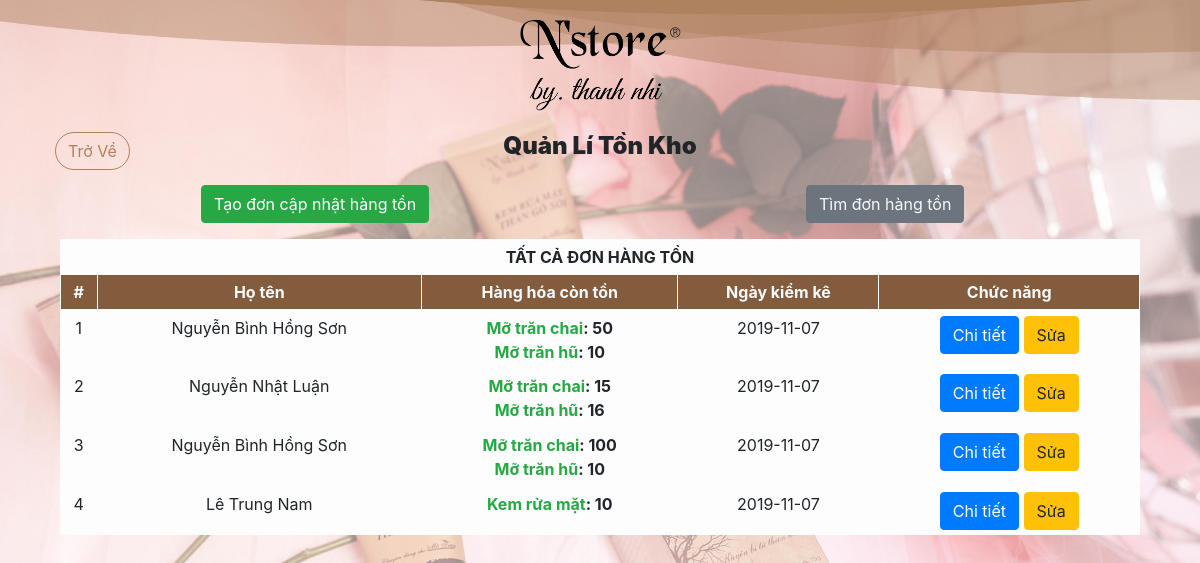
Screenshot of /index.php?page=quanlitonkho (signed in) with the database file from the repository.
### tables this page shows
CREATE TABLE `hangton` (
  `mahangton` int(11) NOT NULL,
  `ngaytao` date NOT NULL,
  `makhachhang` int(11) NOT NULL,
  `maadmin` int(11) DEFAULT NULL
);

CREATE TABLE `khachhang` (
  `makhachhang` int(11) NOT NULL,
  `hovaten` varchar(100) NOT NULL,
  `sodienthoai` varchar(15) NOT NULL,
  `cmnd` varchar(20) NOT NULL,
  `diachi` varchar(500) NOT NULL,
  `capbac` varchar(200) DEFAULT NULL,
  `tructhuoc` varchar(500) DEFAULT NULL,
  `mahopdong` varchar(100) DEFAULT NULL,
  `macuahang` varchar(100) DEFAULT NULL,
  `hethongnhaphanphoi` varchar(200) DEFAULT NULL,
  `danghi` varchar(50) NOT NULL DEFAULT 'chuanghi',
  `loaikhachhang` varchar(100) NOT NULL DEFAULT 'khachquaduong',
  `maadmin` int(11) DEFAULT '0',
  `ngaysua` date DEFAULT NULL,
  `maadminsua` int(11) DEFAULT NULL,
  `ngaytao` date NOT NULL
);

CREATE TABLE `chitiethanghoahangton` (
  `machitiethanghoahangton` int(11) NOT NULL,
  `mahanghoa` int(11) NOT NULL,
  `soluong` int(11) NOT NULL,
  `mahangton` int(11) NOT NULL
);

CREATE TABLE `hanghoa` (
  `mahanghoa` int(11) NOT NULL,
  `tenhanghoa` varchar(100) NOT NULL
);

### ns-tn-database/ket-noi.php (called while the page is built, shortened)
<?php
    $this->connect = new PDO('mysql:host=localhost;dbname=quanlibanhang;charset=utf8','root','');
?>

### ns-tn-model/hang-ton-class.php (called while the page is built, shortened)
<?php
    class hangtonclass extends databaseHangTon{
        public function LayTatCaHangTon(){
            $donhang = $this->connect->prepare('SELECT *, hangton.ngaytao AS ngaytaohangton FROM hangton, khachhang WHERE hangton.makhachhang = khachhang.makhachhang ORDER BY hangton.ngaytao DESC');
            $donhang->setFetchMode(PDO::FETCH_OBJ);
            $donhang->execute();
            $listdonhang = $donhang->fetchAll();
            return $listdonhang;
        }
        public function LayHangTonTheoMa($mahanghoa){
            $hanghoa = $this->connect->prepare("SELECT * FROM hanghoa WHERE mahanghoa=?");
			$hanghoa->setFetchMode(PDO::FETCH_OBJ);
			$hanghoa->execute(array($mahanghoa));
			$list = $hanghoa->fetch();
			return $list;
        }
    }
?>

### ns-tn-model/cthh-hang-ton-class.php (called while the page is built, shortened)
<?php
    class cthhhtclass extends databaseCTHHHT{
        public function LayHangHoaCuaDonHang($mahangton){
            $hanghoa = $this->connect->prepare('SELECT * FROM chitiethanghoahangton cthhht, hanghoa hh, hangton ht WHERE ht.mahangton = cthhht.mahangton AND hh.mahanghoa = cthhht.mahanghoa AND cthhht.mahangton = ?');
            $hanghoa->setFetchMode(PDO::FETCH_OBJ);
            $hanghoa-> execute(array($mahangton));
            $listhanghoa = $hanghoa->fetchAll();
            return $listhanghoa;
        }
    }
?>

### ns-tn-model/admin-class.php (called while the page is built, shortened)
<?php
    class adminclass extends databaseAdmin{
        public function LayThongTinAdminBangMa($maadmin){
            $admin = $this->connect->prepare("SELECT * FROM admin WHERE maadmin=?");
			$admin->setFetchMode(PDO::FETCH_OBJ);
			$admin->execute(array($maadmin));
			$list = $admin->fetch();
			return $list;
        }
    }
?>

### ns-tn-view/ns-tn-quan-li/ns-tn-ton-kho/index.php (the view, shortened to what this page needs)
<?php
    require "ns-tn-model/admin-class.php";
    require "ns-tn-model/cthh-hang-ton-class.php";
    require "ns-tn-model/hang-ton-class.php";
    if(isset($_SESSION['admin'])){
        ?>
            <div class="col-12 col-sm-12 col-md-12 col-lg-12 col-xl-12 d-flex justify-content-center">
                <div class="position-absolute" style="z-index: 999; left: 10px">
                    <a class="btn btn-outline-brown dangxuat rounded-pill" href="index.php">Trở Về</a>
                </div>
                <div class="text-center">
                    <h4><strong><b>Quản Lí Tồn Kho</b></strong></h4>
                </div>
            </div>
            <div class="">
                <div class="row">
                    <div class="col-12 col-sm-12 col-md-6 col-lg-6 col-xl-6 d-flex justify-content-center mt-3">
                        <a href="index.php?page=taomoihangton" class=" btn btn-success hvr-grow-rotate">Tạo đơn cập nhật hàng tồn</a>
                    </div>
                    <div class="col-12 col-sm-12 col-md-6 col-lg-6 col-xl-6 d-flex justify-content-center mt-3 ">
                        <button class=" btn btn-secondary text-light hvr-wobble-horizontal" data-toggle="collapse" href="#collapseExample" role="button" aria-expanded="false" aria-controls="collapseExample">
                            Tìm đơn hàng tồn
                        </button>
                    </div>
                </div>
            </div>
            <div class="col-12 col-sm-12 col-md-12 col-lg-12 col-xl-12 mt-3">
                 <div class="table-responsive-lg" id="bangloc">
                    <table class="table table-hover table-bordered table-sm table-light text-center mb-3">
                        <thead>
                            <tr>
                                <th scope="col" colspan="5">TẤT CẢ ĐƠN HÀNG TỒN</th>
                            </tr>
                            <tr class="bg-browns text-light">
                                <th scope="col">#</th>
                                <th scope="col">Họ tên</th>
                                <th scope="col">Hàng hóa còn tồn</th>
                                <th scope="col">Ngày kiểm kê</th>
                                <th scope="col">Chức năng</th>
                            </tr>
                        </thead>
                        <tbody>
                        <?php
                            $stt = 1;
                            $hangton = new hangtonclass();
                            $thongtin = $hangton->LayTatCaHangTon();
                            foreach ($thongtin as $tt) {
                        ?>
                            <tr>
                                <th scope="row" class="font-weight-normal"><?php echo $stt++; ?></th>
                                <th scope="col" class="font-weight-normal"><?php echo $tt->hovaten; ?></th>
                                <th scope="col" class="font-weight-normal">
                                    <?php
                                        $chitiet = new cthhhtclass();
                                        $thongtinchitiet = $chitiet->LayHangHoaCuaDonHang($tt->mahangton);
                                        foreach ($thongtinchitiet as $ttct) {
                                            echo "<strong> <span class='text-success'>" .  $hangton->LayHangTonTheoMa($ttct->mahanghoa)->tenhanghoa . "</span>: <span>" . $ttct->soluong . "</span></strong><br>";
                                        }
                                    ?>
                                </th>
                                <th scope="col" class="font-weight-normal"><?php echo $tt->ngaytaohangton; ?></th>
                                <th scope="col" class="font-weight-normal">
                                    <?php
                                        $admin = new adminclass();
                                        $thongtin = $admin->LayThongTinAdminBangMa($tt->maadmin);
                                        $tenadmin = $thongtin->hovaten;
                                    ?>
                                    <button type="button" class="btn btn-primary" data-toggle="modal" data-target="#chitietdonhang" onclick="ChiTietDonHangTon('<?php echo $tenadmin?>')">Chi tiết</button>
                                    <a href="index.php?page=suadonhangton&id=<?php echo $tt->makhachhang?>&mahangton=<?php echo $tt->mahangton?>" class="btn btn-warning">Sửa</a>
                                </th>
                            </tr>
                        <?php
                            }
                        ?>
                        </tbody>
                    </table>
                </div>
            </div>
        <?php
    }else{
        ?>
            <div class="alert alert-danger" role="alert">
                Lỗi... Không tìm thấy thông tin tài khoản admin...!
            </div>
        <?php
    }
?>

### ns-tn-public/ns-tn-css/app.css (style rules this page uses)
* { margin: 0; padding: 0; }
body { background-image: url("background.jpg"); background-attachment:fixed; background-position:center; background-size:cover; background-origin:border-box; background-repeat: no-repeat; }

### rows the page displays
hangton: khachhang.hovaten "Nguyễn Bình Hồng Sơn", ngaytao "2019-11-07"
chitiethanghoahangton: hanghoa.mahanghoa+tenhanghoa "Mỡ trăn chai", soluong "50"
chitiethanghoahangton: hanghoa.mahanghoa+tenhanghoa "Mỡ trăn hũ", soluong "10"
hangton: khachhang.hovaten "Nguyễn Nhật Luận", ngaytao "2019-11-07"
chitiethanghoahangton: hanghoa.mahanghoa+tenhanghoa "Mỡ trăn chai", soluong "15"
chitiethanghoahangton: hanghoa.mahanghoa+tenhanghoa "Mỡ trăn hũ", soluong "16"
hangton: khachhang.hovaten "Nguyễn Bình Hồng Sơn", ngaytao "2019-11-07"
chitiethanghoahangton: hanghoa.mahanghoa+tenhanghoa "Mỡ trăn chai", soluong "100"
chitiethanghoahangton: hanghoa.mahanghoa+tenhanghoa "Mỡ trăn hũ", soluong "10"
hangton: khachhang.hovaten "Lê Trung Nam", ngaytao "2019-11-07"
chitiethanghoahangton: hanghoa.mahanghoa+tenhanghoa "Kem rửa mặt", soluong "10"
